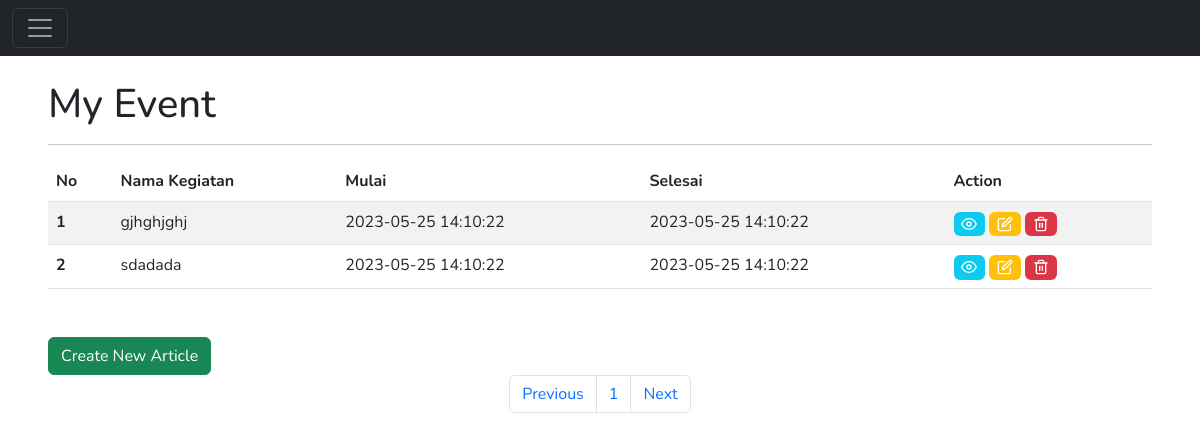
/dashboard/event/list.php (signed in), run on an earlier commit of the app's database.
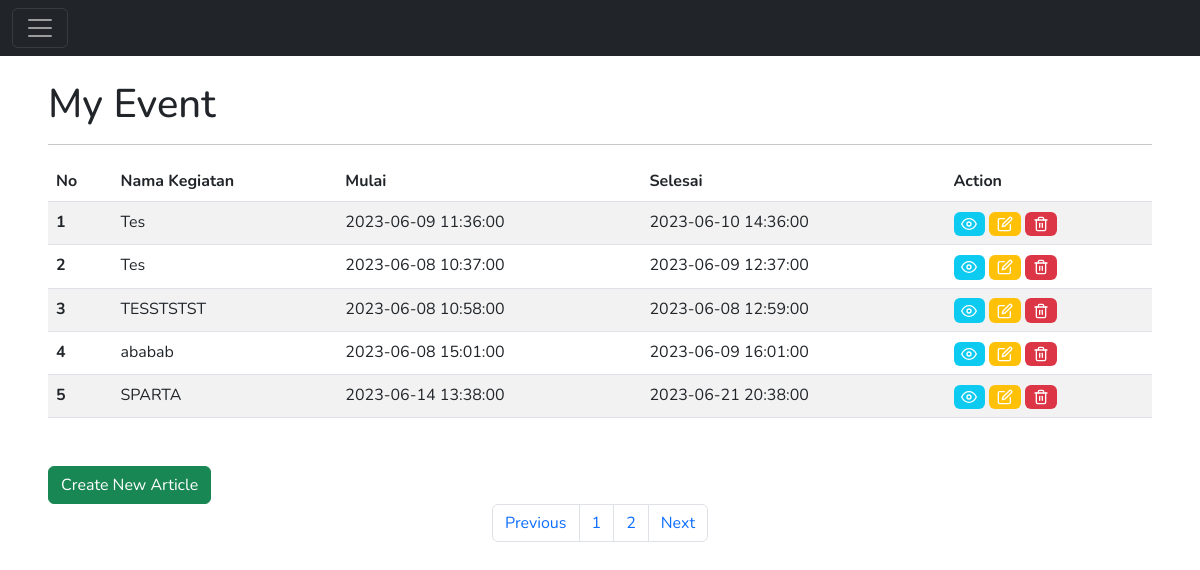
And on a later commit of the database.
### tables this page shows
CREATE TABLE `kegiatan` (
  `id` int(11) NOT NULL,
  `nama` varchar(255) NOT NULL,
  `konten` text NOT NULL,
  `img` varchar(255) NOT NULL,
  `logo` varchar(255) NOT NULL,
  `waktu_mulai` datetime NOT NULL,
  `waktu_akhir` datetime NOT NULL
);

### dashboard/event/list.php (the view, shortened to what this page needs)
<?php
include '../templates/header.php';
include '../../connect.php';
?>
<h1>My Event</h1>
<hr>
<div class="table-responsive">
    <table class="table table-striped mb-5">
        <thead>
            <tr>
                <th scope="col">No</th>
                <th scope="col">Nama Kegiatan</th>
                <th scope="col">Mulai</th>
                <th scope="col">Selesai</th>
                <th scope="col">Action</th>
            </tr>
        </thead>
        <tbody>
            <?php
            $batas = 5;
            $halaman = isset($_GET['halaman']) ? (int)$_GET['halaman'] : 1;
            $halaman_awal = ($halaman > 1) ? ($halaman * $batas) - $batas : 0;
            $previous = $halaman - 1;
            $next = $halaman + 1;
            if ((isset($role) && $role == 2)) {
                $sql = "SELECT id, nama, waktu_mulai, waktu_akhir FROM kegiatan";
            } else {
                $sql = "SELECT k.*
                FROM kegiatan AS k
                JOIN kegiatan_user AS ku ON k.id = ku.kegiatan_id";
            }
            $data = mysqli_query($connect, $sql);
            $jumlah_data = mysqli_num_rows($data);
            $total_halaman = ceil($jumlah_data / $batas);
            $query = "$sql limit $halaman_awal, $batas";
            $articles = mysqli_query($connect, $query);
            if (mysqli_num_rows($articles) > 0) {
                $i = $halaman_awal + 1;
                foreach ($articles as $article) {
            ?>
                    <tr>
                        <th scope="row"><?= $i ?></th>
                        <td><?= $article['nama'] ?></td>
                        <td><?= $article['waktu_mulai'] ?></td>
                        <td><?= $article['waktu_akhir'] ?></td>
                        <td>
                            <?php
                            if ((isset($role) && $role == 2)) {
                            ?>
                                <a href="view.php?kid=<?= $article['id'] ?>" class="badge bg-info">
                                    <i data-feather="eye"></i>
                                </a>
                                <a href="edit.php?kid=<?= $article['id'] ?>" class="badge bg-warning">
                                    <i data-feather="edit"></i>
                                </a>
                                <a href="../process/deleteEvent.php?kid=<?= $article['id'] ?>" class="badge bg-danger">
                                    <i data-feather="trash-2"></i>
                                </a>
                            <?php
                            }
                            ?>
                        </td>
                    </tr>
            <?php
                    $i++;
                }
            }
            ?>
        </tbody>
    </table>
</div>
<?php
if ((isset($role) && $role == 2)) {
?>
    <a class="btn btn-success" href="create.php">Create New Article</a>
<?php
}
?>
<nav>
    <ul class="pagination justify-content-center">
        <li class="page-item">
            <a class="page-link" <?php if ($halaman > 1) {
                                        echo "href='?halaman=$previous'";
                                    } ?>>Previous</a>
        </li>
        <?php
        for ($x = 1; $x <= $total_halaman; $x++) {
        ?>
            <li class="page-item"><a class="page-link" href="?halaman=<?= $x ?>"><?= $x; ?></a></li>
        <?php
        }
        ?>
        <li class="page-item">
            <a class="page-link" <?php if ($halaman < $total_halaman) {
                                        echo "href='?halaman=$next'";
                                    } ?>>Next</a>
        </li>
    </ul>
</nav>
</article>
</main>
</div>
<?php include '../templates/footer.php'; ?>

What changed in the data, as far as the page shows it:
removed kegiatan: nama "gjhghjghj", waktu_mulai "2023-05-25 14:10:22", waktu_akhir "2023-05-25 14:10:22"
removed kegiatan: nama "sdadada", waktu_mulai "2023-05-25 14:10:22", waktu_akhir "2023-05-25 14:10:22"
added kegiatan: nama "Tes", waktu_mulai "2023-06-09 11:36:00", waktu_akhir "2023-06-10 14:36:00"
added kegiatan: nama "Tes", waktu_mulai "2023-06-08 10:37:00", waktu_akhir "2023-06-09 12:37:00"
added kegiatan: nama "TESSTSTST", waktu_mulai "2023-06-08 10:58:00", waktu_akhir "2023-06-08 12:59:00"
added kegiatan: nama "ababab", waktu_mulai "2023-06-08 15:01:00", waktu_akhir "2023-06-09 16:01:00"
added kegiatan: nama "SPARTA", waktu_mulai "2023-06-14 13:38:00", waktu_akhir "2023-06-21 20:38:00"
Also different on the page:
new list line: "2"
